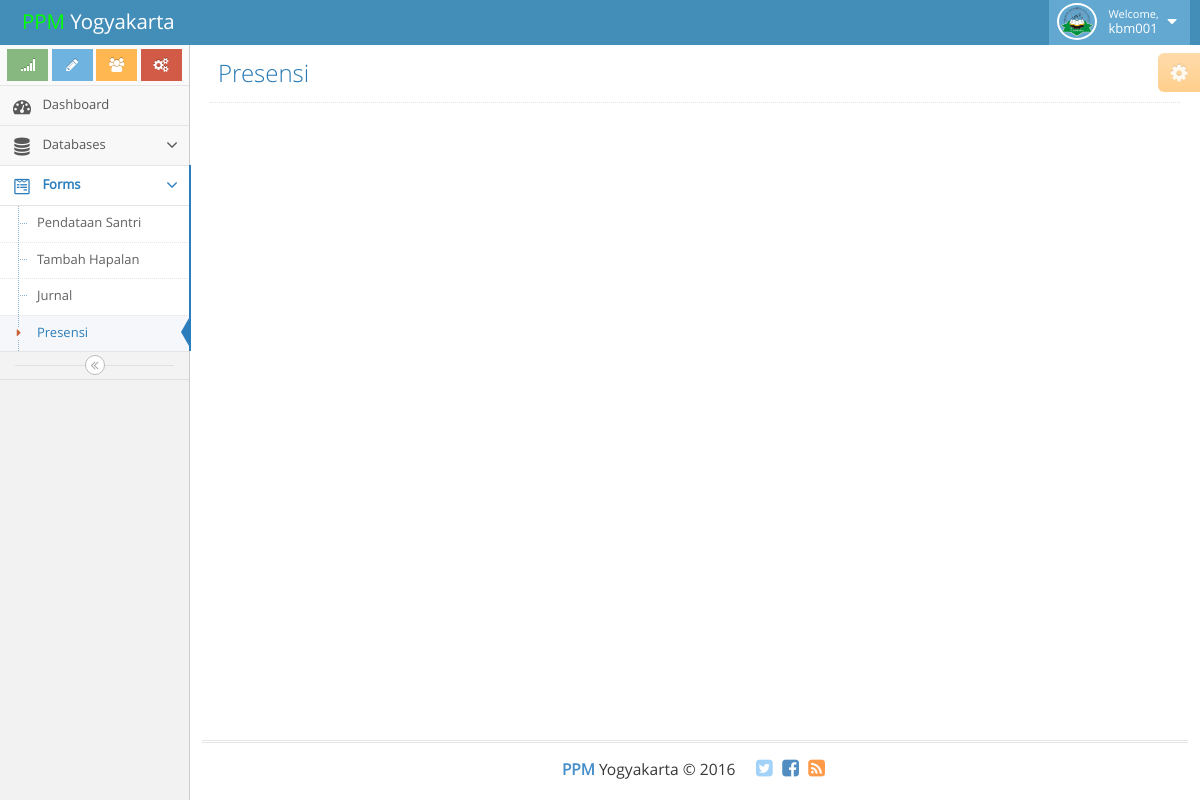
Page /presensi.php (signed in) on the earlier database version.
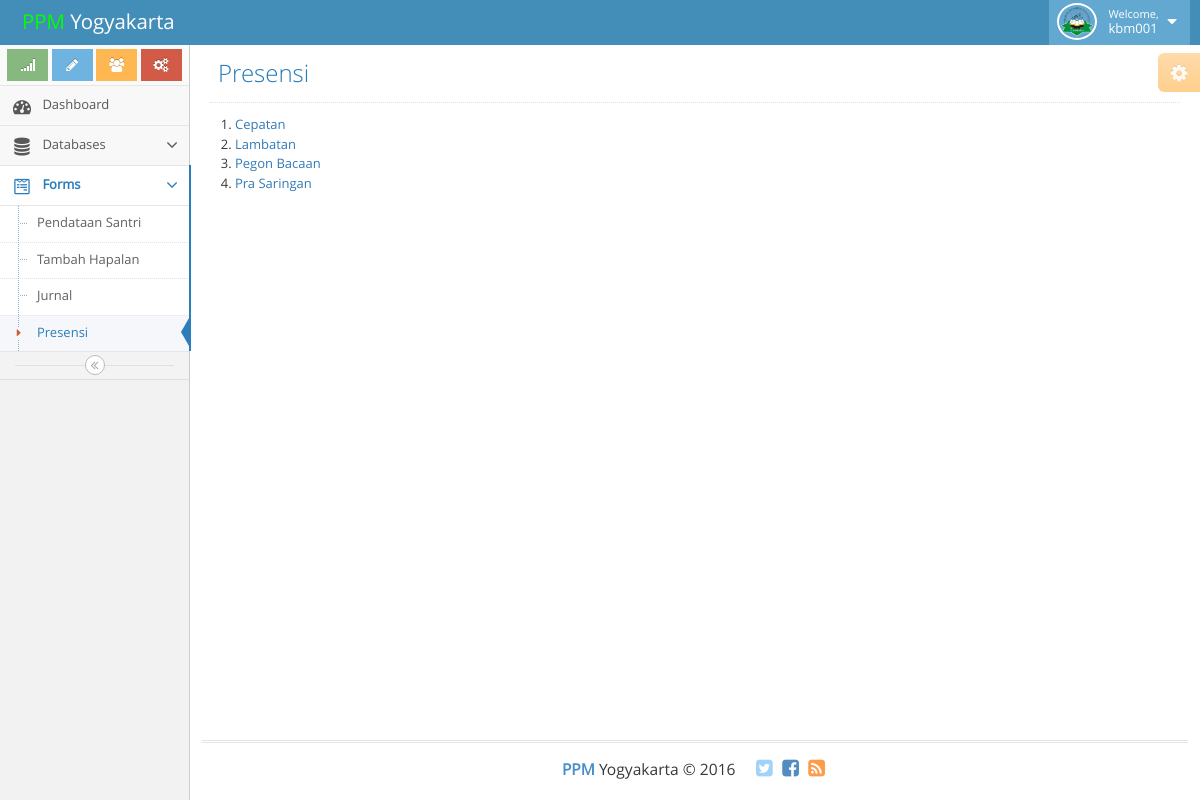
Same page on the later database version.
### tables this page shows
CREATE TABLE `kelas` (
  `kode_kelas` char(2) NOT NULL,
  `nama_kelas` varchar(128) NOT NULL
);

### template/presensi.php (the view)
<?php
$kelas = $con->query("SELECT * FROM kelas");
echo "<ol>";
while ($row = $kelas->fetch_assoc()) {
	$x = $row['kode_kelas'];
	echo '<li><a href="?kelas='.$x.'">'.$row['nama_kelas'].'</a></li>';
}
echo "</ol>";

### template/admin_header.php (shortened to what this page needs)
<!DOCTYPE html>
<html>
<head>
	<link rel="stylesheet" type="text/css" href="assets/css/bootstrap.min.css">
	<link rel="stylesheet" type="text/css" href="assets/css/jquery-ui.min.css">
	<link rel="stylesheet" type="text/css" href="assets/css/font-awesome.min.css">
	<link rel="stylesheet" type="text/css" href="assets/css/ace.min.css">
	<link rel="stylesheet" type="text/css" href="assets/css/ace-skins.min.css">
	<link rel="stylesheet" type="text/css" href="assets/css/ace-rtl.min.css">
</head>
<body class="no-skin">
	<div id="heatmapContainerWrapper">
      <div id="heatmapContainer">
<div id="navbar" class="navbar navbar-default ace-save-state">
	<div class="navbar-container ace-save-state" id="navbar-container">
		<div class="navbar-header pull-left">
			<a href="/ppmjogja" class="navbar-brand">
				<small>
					<span style="color: #00FF00;">PPM</span>
					<span style="color: #FFFFFF;" id="id-text2">Yogyakarta</span>
				</small>
			</a>
		</div>
		<div class="navbar-buttons navbar-header pull-right" role="navigation">
			<ul class="nav ace-nav">
				<li class="light-blue dropdown-modal">
					<a data-toggle="dropdown" href="#" class="dropdown-toggle">
						<img class="nav-user-photo" src="assets/img/logo.png" alt="Photo" />
						<span class="user-info">
							<small>Welcome,</small>
							<?php echo $_SESSION['admin']['username']; ?>
						</span>
						<i class="ace-icon fa fa-caret-down"></i>
					</a>
				</li>
			</ul>
		</div>
	</div>
</div>
<div class="main-container ace-save-state" id="main-container">
	<div id="sidebar" class="sidebar responsive ace-save-state">
		<div class="sidebar-shortcuts" id="sidebar-shortcuts">
			<div class="sidebar-shortcuts-large" id="sidebar-shortcuts-large">
				<button class="btn btn-success">
					<i class="ace-icon fa fa-signal"></i>
				</button>
				<button class="btn btn-info">
					<i class="ace-icon fa fa-pencil"></i>
				</button>
				<button class="btn btn-warning">
					<i class="ace-icon fa fa-users"></i>
				</button>
				<button class="btn btn-danger">
					<i class="ace-icon fa fa-cogs"></i>
				</button>
			</div>
		</div>
		<ul class="nav nav-list">
			<li id="index" class="">
				<a href="/ppmjogja">
					<i class="menu-icon fa fa-tachometer"></i>
					<span class="menu-text"> Dashboard </span>
				</a>
			</li>
			<li id="parent" class="">
				<a href="#" class="dropdown-toggle">
					<i class="menu-icon fa fa-database"></i>
					<span class="menu-text">
						Databases
					</span>
					<b class="arrow fa fa-angle-down"></b>
				</a>
			</li>
			<li id="parent" class="">
				<a href="#" class="dropdown-toggle">
					<i class="menu-icon fa fa-wpforms"></i>
					<span class="menu-text">
						Forms
					</span>
					<b class="arrow fa fa-angle-down"></b>
				</a>
				<ul class="submenu">
					<li id="add_santri" class="">
						<a href="add_santri">
							Pendataan Santri
						</a>
					</li>
					<li id="add_hapalan" class="">
						<a href="add_hapalan">
							Tambah Hapalan
						</a>
					</li>
					<li id="jurnal" class="">
						<a href="jurnal">
							Jurnal
						</a>
					</li>
					<li id="presensi" class="">
						<a href="presensi">
							<i class="menu-icon fa fa-caret-right"></i>
							Presensi
						</a>
					</li>
				</ul>
			</li>
		</ul>
		<div class="sidebar-toggle sidebar-collapse" id="sidebar-collapse">
			<i id="sidebar-toggle-icon" class="ace-icon fa fa-angle-double-left ace-save-state" data-icon1="ace-icon fa fa-angle-double-left" data-icon2="ace-icon fa fa-angle-double-right"></i>
		</div>
	</div>
	<div class="main-content">
		<div class="main-content-inner">
			<div class="page-content">
				<div class="ace-settings-container" id="ace-settings-container">
					<div class="btn btn-app btn-xs btn-warning ace-settings-btn" id="ace-settings-btn">
						<i class="ace-icon fa fa-cog bigger-130"></i>
					</div>
				</div>
				<div class="row">
					<div class="col-xs-12">
						<div class="page-header">
							<h1><?php echo $title; ?></h1>
						</div>
						<div class="row">
							<div class="col-xs-12">

Differences in the rows shown:
added kelas: nama_kelas "Cepatan"
added kelas: nama_kelas "Lambatan"
added kelas: nama_kelas "Pegon Bacaan"
added kelas: nama_kelas "Pra Saringan"
